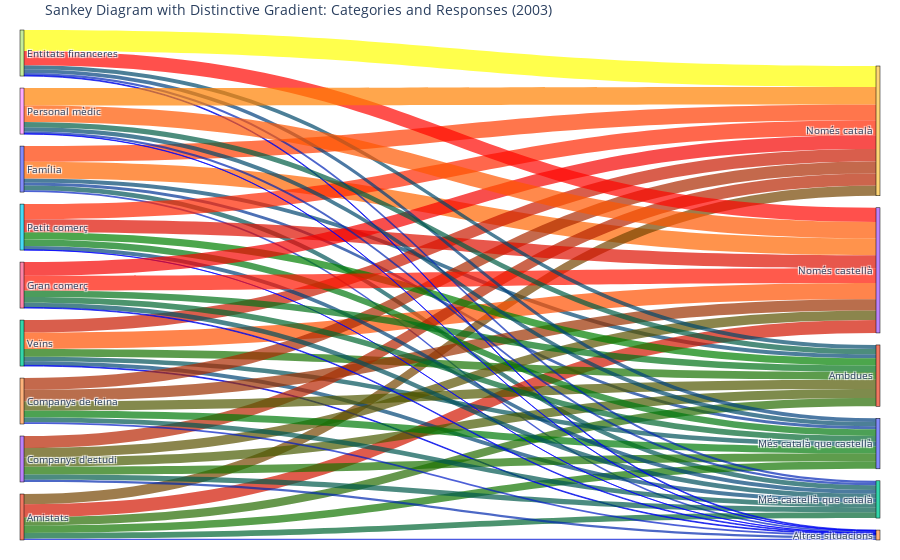
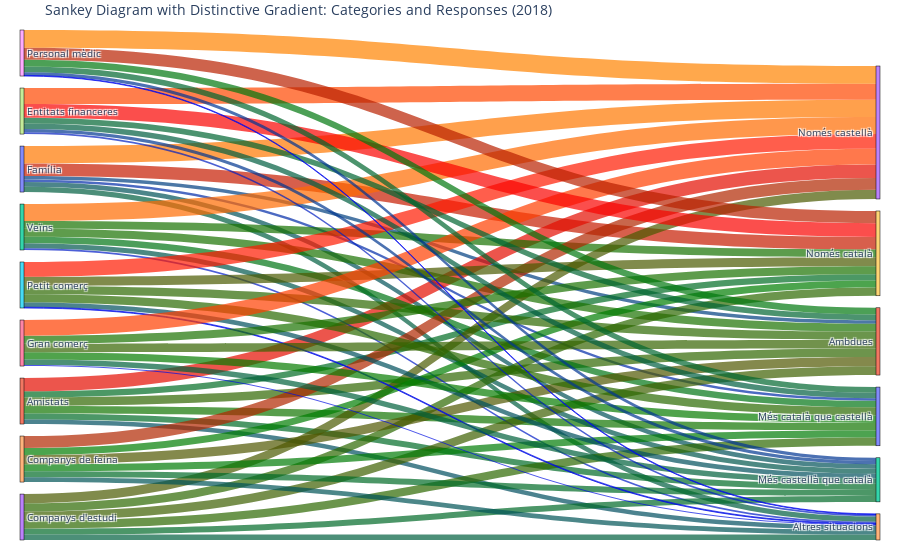

Write notebook code for charts like these, in order.
### Markdown cell above
Putting now both graphics with the same color scale in order to compare the tendencies of the answers of the survey in two different years

### Code cell
import plotly.graph_objects as go
import matplotlib.colors as mcolors
import matplotlib.cm as cm
import numpy as np

# Example: Assuming you have dataframes df2018 and df2019
# Find the global min and max across both datasets (df2018 and df2019)
global_min = min(df2003.min().min(), df2018.min().min())
global_max = max(df2003.max().max(), df2018.max().max())

# Function to generate Sankey diagram
def create_sankey(df, year, categories, answers, nodes):
    data = []
    for i in categories:
        ambit = []
        for k in df.loc[i]:
            ambit.append(k)
        data.append(ambit)

    # Create links
    source = []
    target = []
    value = []

    for i, category in enumerate(categories):
        for j, answer in enumerate(answers):
            source.append(node_indices[category])
            target.append(node_indices[answer])
            value.append(data[i][j])

    # Generate a more distinctive color gradient (Yellow → Red → Blue → Purple)
    colors_list = ["blue","green", "red" , "yellow"]
    custom_cmap = mcolors.LinearSegmentedColormap.from_list("custom_cmap", colors_list)

    # Normalize the values for the color map based on the global min and max
    norm = mcolors.Normalize(vmin=global_min, vmax=global_max)

    # Map the values to the gradient and convert to rgba
    colors = [
        f"rgba({int(r*255)}, {int(g*255)}, {int(b*255)}, 0.7)"
        for r, g, b, _ in custom_cmap(norm(value))
    ]

    # Create the Sankey diagram
    fig = go.Figure(go.Sankey(
        arrangement="snap",
        node=dict(
            pad=12,
            thickness=4,
            line=dict(color="black", width=0.5),
            label=nodes
        ),
        link=dict(
            source=source,
            target=target,
            value=value,
            color=colors  # Apply the custom gradient colors
        )
    ))

    fig.update_layout(
        title_text=f"Sankey Diagram with Distinctive Gradient: Categories and Responses ({year})",
        font_size=10,
        margin=dict(l=20, r=20, t=30, b=20),
    )

    return fig

# Now, create the Sankey diagrams for both years
fig_2003 = create_sankey(df2003, 2003, categories, answers, nodes)
fig_2018 = create_sankey(df2018, 2018, categories, answers, nodes)

# Show the figures for both years
fig_2003.show()
fig_2018.show()

### Figure 1 — Plotly figure (JSON) as saved in the notebook; plotly's stock layout.template omitted (floating-point values rounded to 4 significant figures)
{"data": [{"arrangement": "snap", "link": {"color": ["rgba(255, 60, 0, 0.7)", "rgba(0, 52, 150, 0.7)", "rgba(0, 70, 113, 0.7)", "rgba(0, 84, 87, 0.7)", "rgba(255, 102, 0, 0.7)", "rgba(0, 30, 195, 0.7)", "rgba(117, 69, 0, 0.7)", "rgba(18, 118, 0, 0.7)", "rgba(38, 108, 0, 0.7)", "rgba(0, 102, 50, 0.7)", "rgba(210, 22, 0, 0.7)", "rgba(0, 21, 213, 0.7)", "rgba(201, 27, 0, 0.7)", "rgba(0, 82, 89, 0.7)", "rgba(24, 115, 0, 0.7)", "rgba(0, 69, 117, 0.7)", "rgba(255, 81, 0, 0.7)", "rgba(0, 10, 234, 0.7)", "rgba(183, 36, 0, 0.7)", "rgba(27, 114, 0, 0.7)", "rgba(72, 91, 0, 0.7)", "rgba(0, 90, 74, 0.7)", "rgba(90, 82, 0, 0.7)", "rgba(0, 40, 174, 0.7)", "rgba(171, 42, 0, 0.7)", "rgba(0, 123, 9, 0.7)", "rgba(81, 87, 0, 0.7)", "rgba(0, 87, 81, 0.7)", "rgba(156, 49, 0, 0.7)", "rgba(0, 28, 198, 0.7)", "rgba(255, 39, 0, 0.7)", "rgba(0, 120, 15, 0.7)", "rgba(0, 128, 0, 0.7)", "rgba(0, 67, 120, 0.7)", "rgba(222, 16, 0, 0.7)", "rgba(0, 0, 255, 0.7)", "rgba(246, 4, 0, 0.7)", "rgba(0, 103, 48, 0.7)", "rgba(0, 115, 24, 0.7)", "rgba(0, 81, 93, 0.7)", "rgba(255, 21, 0, 0.7)", "rgba(0, 9, 237, 0.7)", "rgba(255, 255, 0, 0.7)", "rgba(0, 64, 126, 0.7)", "rgba(0, 73, 108, 0.7)", "rgba(0, 36, 183, 0.7)", "rgba(255, 6, 0, 0.7)", "rgba(0, 10, 234, 0.7)", "rgba(255, 129, 0, 0.7)", "rgba(0, 73, 108, 0.7)", "rgba(0, 93, 69, 0.7)", "rgba(0, 39, 177, 0.7)", "rgba(255, 87, 0, 0.7)", "rgba(0, 3, 249, 0.7)"], "source": [0, 0, 0, 0, 0, 0, 1, 1, 1, 1, 1, 1, 2, 2, 2, 2, 2, 2, 3, 3, 3, 3, 3, 3, 4, 4, 4, 4, 4, 4, 5, 5, 5, 5, 5, 5, 6, 6, 6, 6, 6, 6, 7, 7, 7, 7, 7, 7, 8, 8, 8, 8, 8, 8], "target": [9, 10, 11, 12, 13, 14, 9, 10, 11, 12, 13, 14, 9, 10, 11, 12, 13, 14, 9, 10, 11, 12, 13, 14, 9, 10, 11, 12, 13, 14, 9, 10, 11, 12, 13, 14, 9, 10, 11, 12, 13, 14, 9, 10, 11, 12, 13, 14, 9, 10, 11, 12, 13, 14], "value": [34, 6.6, 8.7, 10.3, 36.5, 3.9, 22.4, 16.6, 17.8, 12.4, 27.9, 2.9, 27.3, 10.2, 16.9, 8.6, 35.4, 1.6, 26.2, 17.1, 19.8, 11.1, 20.7, 5.1, 25.6, 14.9, 20.3, 10.6, 24.7, 3.8, 32.8, 14.5, 15.5, 8.3, 28.6, 0.3, 30, 12.7, 14, 10, 31.8, 1.5, 45.7, 8.1, 9, 4.7, 30.9, 1.7, 38.1, 9.1, 11.4, 5, 35.7, 0.8]}, "node": {"label": ["Família", "Amistats", "Veïns", "Companys d'estudi", "Companys de feina", "Petit comerç", "Gran comerç", "Entitats financeres", "Personal mèdic", "Només català", "Més català que castellà", "Ambdues", "Més castellà que català", "Només castellà", "Altres situacions"], "line": {"color": "black", "width": 0.5}, "pad": 12, "thickness": 4}, "type": "sankey"}], "layout": {"autosize": true, "font": {"size": 10}, "margin": {"b": 20, "l": 20, "r": 20, "t": 30}, "title": {"text": "Sankey Diagram with Distinctive Gradient: Categories and Responses (2003)"}}}

### Figure 2 — Plotly figure (JSON) as saved in the notebook; plotly's stock layout.template omitted (floating-point values rounded to 4 significant figures)
{"data": [{"arrangement": "snap", "link": {"color": ["rgba(198, 28, 0, 0.7)", "rgba(0, 43, 168, 0.7)", "rgba(0, 63, 129, 0.7)", "rgba(0, 82, 89, 0.7)", "rgba(255, 120, 0, 0.7)", "rgba(0, 94, 65, 0.7)", "rgba(0, 109, 36, 0.7)", "rgba(18, 118, 0, 0.7)", "rgba(48, 103, 0, 0.7)", "rgba(0, 108, 39, 0.7)", "rgba(228, 13, 0, 0.7)", "rgba(0, 79, 96, 0.7)", "rgba(24, 115, 0, 0.7)", "rgba(0, 117, 21, 0.7)", "rgba(27, 114, 0, 0.7)", "rgba(0, 88, 78, 0.7)", "rgba(255, 108, 0, 0.7)", "rgba(0, 28, 198, 0.7)", "rgba(45, 105, 0, 0.7)", "rgba(45, 105, 0, 0.7)", "rgba(62, 96, 0, 0.7)", "rgba(0, 106, 41, 0.7)", "rgba(75, 90, 0, 0.7)", "rgba(0, 96, 63, 0.7)", "rgba(0, 126, 2, 0.7)", "rgba(0, 124, 6, 0.7)", "rgba(81, 87, 0, 0.7)", "rgba(0, 108, 39, 0.7)", "rgba(177, 39, 0, 0.7)", "rgba(0, 84, 87, 0.7)", "rgba(75, 90, 0, 0.7)", "rgba(42, 106, 0, 0.7)", "rgba(45, 105, 0, 0.7)", "rgba(0, 81, 93, 0.7)", "rgba(255, 27, 0, 0.7)", "rgba(0, 12, 231, 0.7)", "rgba(27, 114, 0, 0.7)", "rgba(6, 124, 0, 0.7)", "rgba(54, 100, 0, 0.7)", "rgba(0, 97, 60, 0.7)", "rgba(255, 63, 0, 0.7)", "rgba(0, 15, 225, 0.7)", "rgba(249, 3, 0, 0.7)", "rgba(0, 94, 65, 0.7)", "rgba(0, 102, 50, 0.7)", "rgba(0, 55, 144, 0.7)", "rgba(255, 72, 0, 0.7)", "rgba(0, 31, 192, 0.7)", "rgba(186, 34, 0, 0.7)", "rgba(0, 103, 48, 0.7)", "rgba(0, 120, 15, 0.7)", "rgba(0, 54, 147, 0.7)", "rgba(255, 132, 0, 0.7)", "rgba(0, 9, 237, 0.7)"], "source": [0, 0, 0, 0, 0, 0, 1, 1, 1, 1, 1, 1, 2, 2, 2, 2, 2, 2, 3, 3, 3, 3, 3, 3, 4, 4, 4, 4, 4, 4, 5, 5, 5, 5, 5, 5, 6, 6, 6, 6, 6, 6, 7, 7, 7, 7, 7, 7, 8, 8, 8, 8, 8, 8], "target": [9, 10, 11, 12, 13, 14, 9, 10, 11, 12, 13, 14, 9, 10, 11, 12, 13, 14, 9, 10, 11, 12, 13, 14, 9, 10, 11, 12, 13, 14, 9, 10, 11, 12, 13, 14, 9, 10, 11, 12, 13, 14, 9, 10, 11, 12, 13, 14, 9, 10, 11, 12, 13, 14], "value": [27.2, 5.6, 7.8, 10.1, 37.7, 11.6, 13.4, 16.5, 18.3, 13.1, 28.9, 9.8, 16.8, 14.3, 17.1, 10.9, 37, 3.8, 18.2, 18.1, 19.1, 12.9, 19.9, 11.7, 15.3, 15.1, 20.2, 13.2, 26, 10.3, 19.9, 18, 18.2, 10, 32.2, 1.8, 17.1, 15.9, 18.7, 11.9, 34.3, 2.2, 30.1, 11.6, 12.4, 7, 34.8, 4.2, 26.4, 12.6, 14.5, 6.8, 38.4, 1.4]}, "node": {"label": ["Família", "Amistats", "Veïns", "Companys d'estudi", "Companys de feina", "Petit comerç", "Gran comerç", "Entitats financeres", "Personal mèdic", "Només català", "Més català que castellà", "Ambdues", "Més castellà que català", "Només castellà", "Altres situacions"], "line": {"color": "black", "width": 0.5}, "pad": 12, "thickness": 4}, "type": "sankey"}], "layout": {"autosize": true, "font": {"size": 10}, "margin": {"b": 20, "l": 20, "r": 20, "t": 30}, "title": {"text": "Sankey Diagram with Distinctive Gradient: Categories and Responses (2018)"}}}
